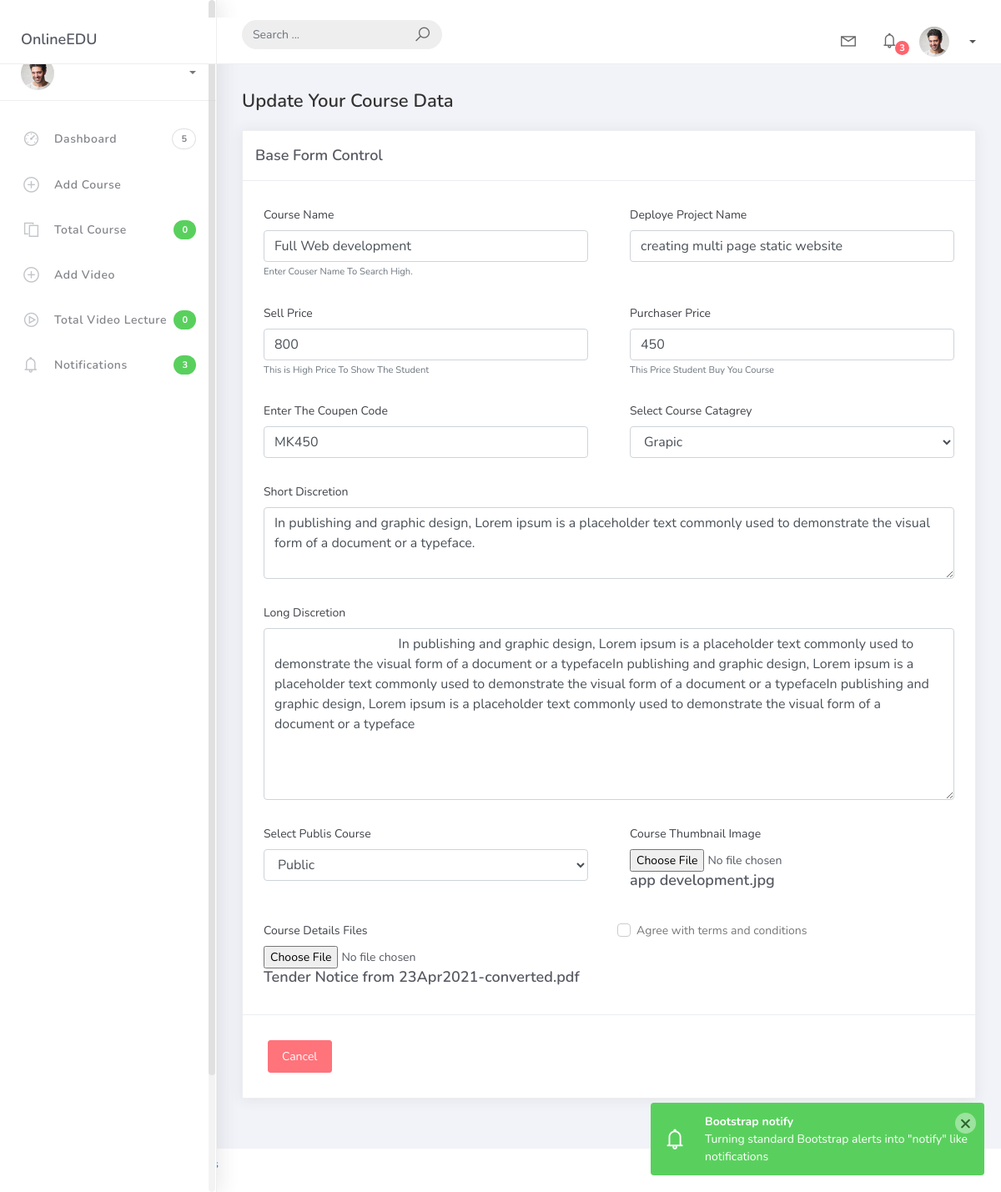
The app's page /facility/update.php?cosid=44 with its own data.
### tables this page shows
CREATE TABLE `course` (
  `id` int(11) NOT NULL,
  `coursename` varchar(2000) NOT NULL,
  `discretion` text NOT NULL,
  `publisdate` varchar(100) NOT NULL,
  `price` float NOT NULL,
  `councatg` int(11) NOT NULL,
  `authorid` int(11) NOT NULL,
  `authorname` varchar(300) NOT NULL,
  `totalvideo` int(11) NOT NULL,
  `project` varchar(200) NOT NULL,
  `imgpath` varchar(200) NOT NULL,
  `sellprice` int(11) NOT NULL,
  `shotdescription` mediumtext NOT NULL,
  `coupencode` varchar(50) NOT NULL,
  `image` varchar(60) NOT NULL,
  `file` varchar(200) NOT NULL,
  `status` tinytext NOT NULL
);

CREATE TABLE `coursecat` (
  `id` int(11) NOT NULL,
  `catname` varchar(40) NOT NULL
);

### function.inc.php (called while the page is built, shortened)
<?php
function SelectData($tabel,$fild,$SelectId){
  $sql = "SELECT * FROM `$tabel` WHERE $fild = '$SelectId' ORDER BY id DESC ";
  $result = mysqli_query($GLOBALS['conn'],$sql);
  return $result;
}

### facility/facility.function.php (called while the page is built, shortened)
<?php require_once('../dbconfig.inc.php');
  require_once('../function.inc.php');
function CatName($tabel,$SelectId){
$sql = "SELECT * FROM `$tabel` WHERE `id` =  $SelectId";
$result = mysqli_query($GLOBALS['conn'],$sql);
$num = mysqli_fetch_all($result);
return $num[0][1];
}
?>

### facility/update.php (the view, shortened to what this page needs)
<?php
 include_once("header.php");
 require_once('facility.function.php');
if(isset($_GET['cosid'])){
 $result = SelectData('course','id',$_GET['cosid']);
 $num = mysqli_fetch_array($result);
}
?>
<div class="main-panel">
    <div class="content">
        <div class="container-fluid">
            <h4 class="page-title">Update Your Course Data</h4>
            <form action="<?php $_SERVER['PHP_SELF'] ?>" method="POST" onsubmit="return AddData(this)">
                <div class="card">
                    <div class="card-header">
                        <div class="card-title">Base Form Control</div>
                    </div>
                    <div class="card-body">
                        <div class="row">
                            <div class="col-md-6">
                                <div class="form-group">
                                    <label for="coursename">Course Name</label>
                                    <input type="text" class="form-control" id="coursename" name="coursename"
                                        value="<?php echo $num['coursename']  ?>">
                                    <small id="emailHelp" class="form-text text-muted">
                                        Enter Couser Name To Search High.
                                    </small>
                                </div>
                            </div>
                            <div class="col-md-6">
                                <div class="form-group">
                                    <label for="ProjectName">Deploye Project Name</label>
                                    <input type="text" class="form-control" id="ProjectName" name="ProjectName"
                                        value="<?php echo $num['project']  ?>">
                                </div>
                            </div>
                            <div class="col-md-6">
                                <div class="form-group">
                                    <label for="SellPrice">Sell Price</label>
                                    <input type="number" class="form-control" name="SellPrice" id="SellPrice"
                                        value="<?php echo $num['price']  ?>">
                                    <small id="emailHelp" class="form-text text-muted">This is High Price To Show The
                                        Student</small>
                                </div>
                            </div>
                            <div class="col-md-6">
                                <div class="form-group">
                                    <label for="purchaserprice">Purchaser Price</label>
                                    <input type="number" class="form-control" id="purchaserprice" name="purchaserprice"
                                        value="<?php echo $num['sellprice']  ?>">
                                    <small id="emailHelp" class="form-text text-muted">This Price Student Buy You
                                        Course</small>
                                </div>
                            </div>
                            <div class="col-md-6">
                                <div class="form-group">
                                    <label for="CoupenCode">Enter The Coupen Code</label>
                                    <input type="text" class="form-control" name="CoupenCode" id="CoupenCode"
                                        value="<?php echo $num['coupencode']  ?>">
                                </div>
                            </div>
                            <div class="col-md-6">
                                <div class="form-group">
                                    <label for="exampleFormControlSelect1">Select Course Catagrey</label>
                                    <select class="form-control" id="selectcat" name="selectcat">
                                        <?php $coucat = CatName('coursecat',$num['councatg']) ;?>
                                        <option value="<?php echo $num['councatg'] ?>"><?php echo $coucat;?></option>
                                    </select>
                                </div>
                            </div>
                            <div class="col-md-12">
                                <div class="form-group">
                                    <label for="ShortDiscretion">Short Discretion</label>
                                    <textarea class="form-control" id="ShortDiscretion" name="ShortDiscretion" rows="3"><?php echo $num['shotdescription'] ?>
									</textarea>
                                </div>
                            </div>
                            <div class="col-md-12">
                                <div class="form-group">
                                    <label for="LongDiscretion">Long Discretion</label>
                                    <textarea class="form-control" id="LongDiscretion" name="LongDiscretion" rows="8">
                                    <?php echo $num['discretion'];?>
									</textarea>
                                </div>
                            </div>
                            <div class="col-md-6">
                                <div class="form-group">
                                    <label for="exampleFormControlSelect1">Select Publis Course</label>
                                    <select class="form-control" id="status" name="status">
                                        <?php if($num['status']==0){?>
                                        <option value="0">Draf</option>
                                        <?php }else{?>
                                        <option value="1">Public</option>
                                        <?php }?>
                                    </select>
                                </div>
                            </div>
                            <div class="col-md-6">
                                <div class="form-group">
                                    <label for="exampleFormControlFile1"> Course Thumbnail Image</label>
                                    <input type="file" class="form-control-file" id="Thumbnailimage"
                                        name="Thumbnailimage" value="" accept="amrit.txt">
                                    <h6 class="text-sucsse"><?php echo $num['imgpath'] ?></h6>
                                </div>
                            </div>
                            <div class="col-md-6">
                                <div class="form-group">
                                    <label for="exampleFormControlFile1">Course Details Files</label>
                                    <input type="file" class="form-control-file" id="coursedetailsfile"
                                        name="coursedetailsfile" value="">
                                    <h6 class="text-sucsse"><?php echo $num['file'] ?></h6>
                                </div>
                            </div>
                            <div class="form-check">
                                <label class="form-check-label">
                                    <span class="form-check-sign">Agree with terms and conditions</span>
                                </label>
                            </div>
                        </div>
                    </div>
                    <div class="card-action">
                        <button class="btn btn-danger">Cancel</button>
                    </div>
                </div>
            </form>
        </div>
    </div>
</div>
<?php include_once('footer.php') ?>

### records on screen
course: coursename "Full Web development", ProjectName "creating multi page static website", SellPrice "800", purchaserprice "450", CoupenCode "MK450", selectcat "Grapic", ShortDiscretion "In publishing and graphic design, Lorem ipsum is a placeholder text commonly used to demonstrate the visual form of a document or a typeface.", LongDiscretion "In publishing and graphic design, Lorem ipsum is a placeholder text commonly used to demonstrate the visual form of a document or a typefaceIn publishing and graphic design, Lorem ipsum is a placeholder text commonly used to demonstrate the visual form of a document or a typefaceIn publishing and graphic design, Lorem ipsum is a placeholder text commonly used to demonstrate the visual form of a document or a typeface", status "Public", imgpath "app development.jpg", file "Tender Notice from 23Apr2021-converted.pdf"

### other values on screen
TotalNum('course','authorid',$_SESSION['faid']) "0"
TotalNum('video','facilityid',$_SESSION['faid']) "0"
